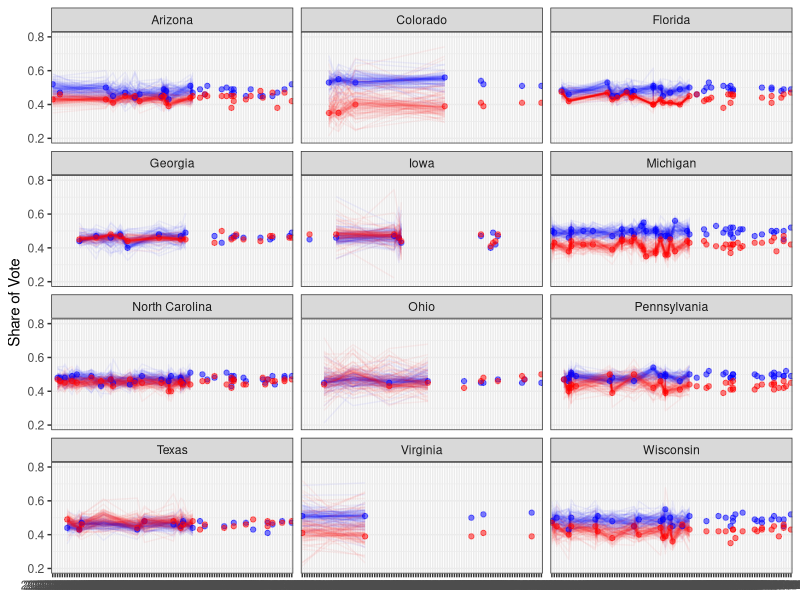
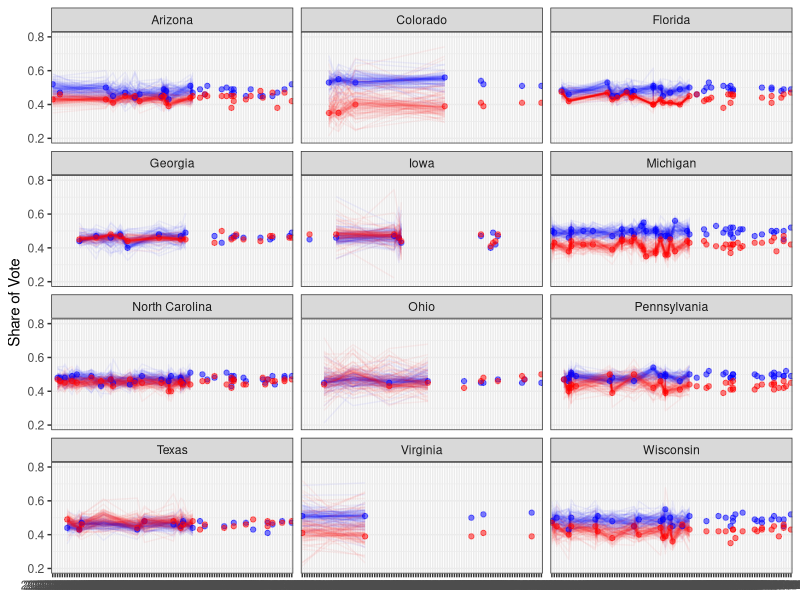

Write R code to recreate these figures, in order.
library(ggplot2)

### Load result data
dat = read.csv("data/model_results.csv")

### Load polling data
pdat = read.csv("data/processed_economist_data.csv")


ggplot() +
  geom_line(data = subset(dat, candidate == "Biden"), aes(date, pct, group=factor(sample)), color='blue', alpha=0.05) +
  geom_line(data = subset(dat, candidate == "Trump"), aes(date, pct, group=factor(sample)), color='red', alpha=0.05) +
  geom_smooth(data = subset(dat, candidate == "Trump"), aes(date, pct), color='red', size=0.5, se = FALSE) +
  geom_smooth(data = subset(dat, candidate == "Biden"), aes(date, pct), color='blue', size=0.5, se = FALSE) +
  geom_point(data = subset(pdat, candidate == "Biden"), aes(date, pct), color='blue', alpha=0.5) +
  geom_point(data = subset(pdat, candidate == "Trump"), aes(date, pct), color='red', alpha=0.5) +
  theme_bw() +
  theme(legend.position="none") +
  ylim(.20, .80) +
  labs(x=NULL, y="Share of Vote") +
  facet_wrap(~state, ncol = 3) +
  NULL


ggsave("figures/GP_model_results.png", width=18, height = 12)
